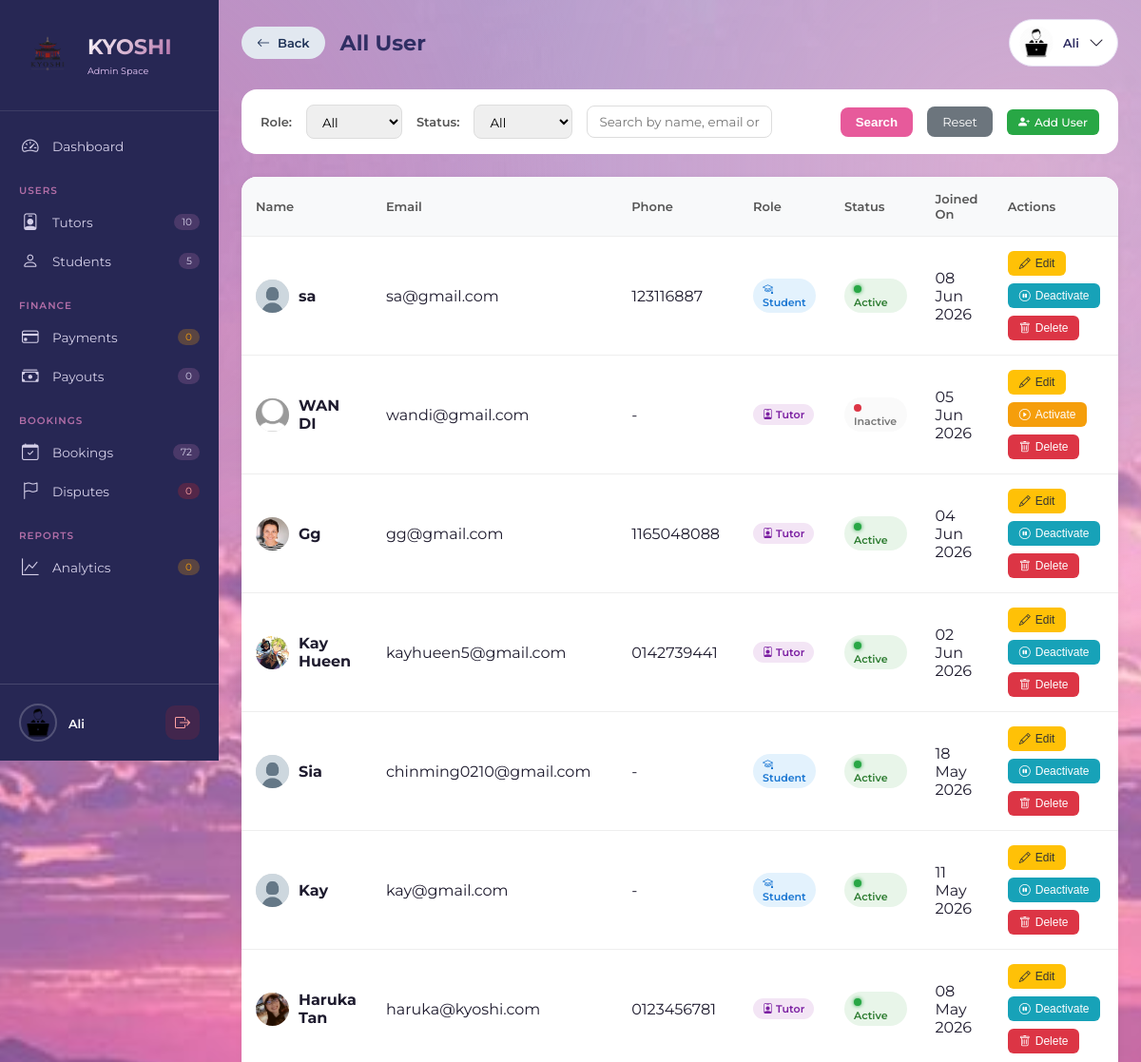
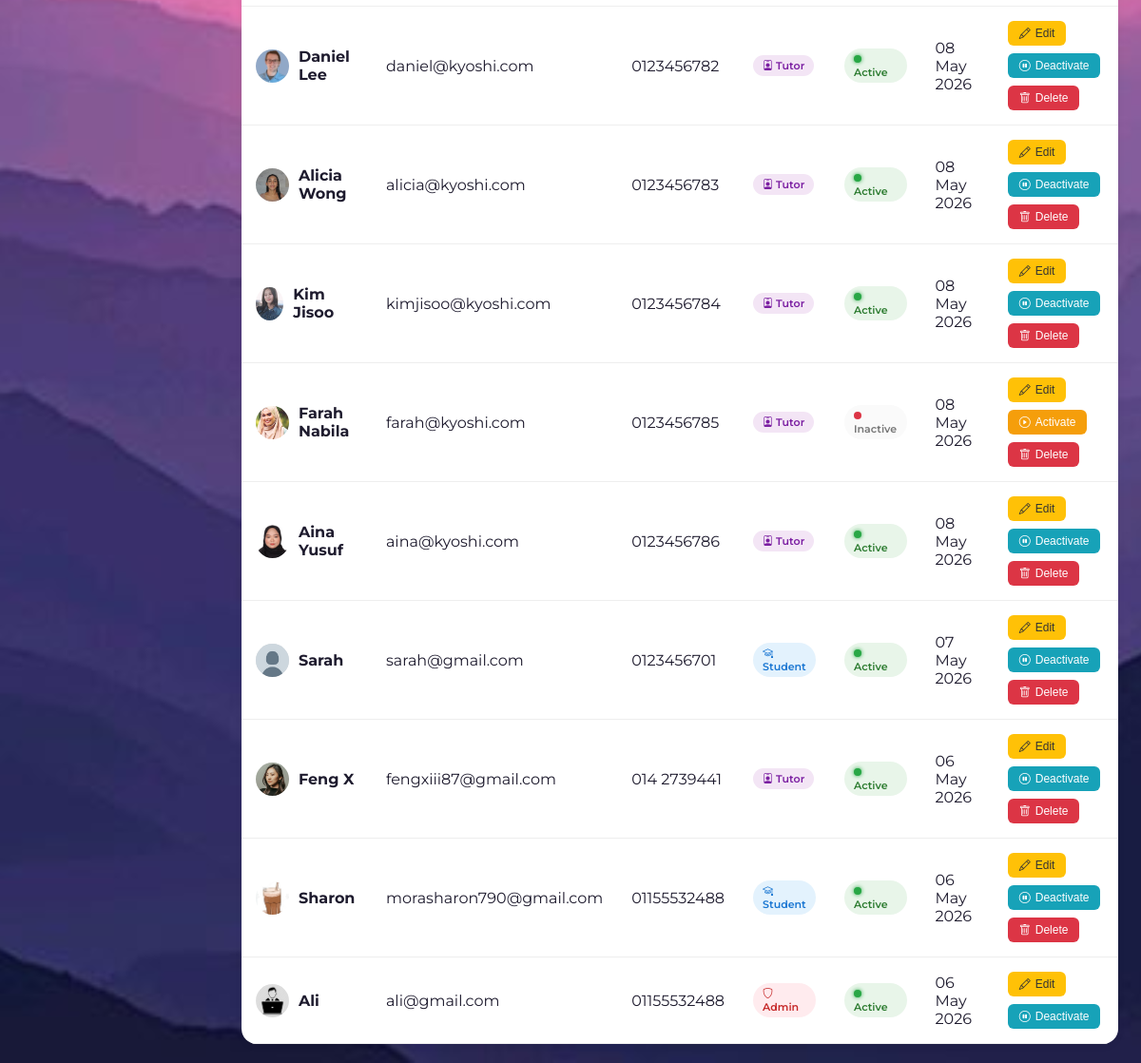
Screenshot of /php/admin_all_users.php (signed in) with the database file from the repository (2 pictures, top to bottom).
### tables this page shows
CREATE TABLE `users` (
  `id` int(11) NOT NULL,
  `fullname` varchar(100) NOT NULL,
  `email` varchar(100) NOT NULL,
  `password` varchar(255) NOT NULL,
  `phone` varchar(30) DEFAULT NULL,
  `role` enum('student','tutor','admin') NOT NULL,
  `profile_pic` varchar(255) DEFAULT NULL,
  `created_at` timestamp NOT NULL DEFAULT current_timestamp(),
  `status` varchar(20) DEFAULT 'approved',
  `verification_token` varchar(255) DEFAULT NULL,
  `is_verified` tinyint(1) DEFAULT 0,
  `google_calendar_connected` tinyint(1) DEFAULT 0,
  `google_calendar_asked` tinyint(1) DEFAULT 0,
  `deactivated_at` datetime DEFAULT NULL,
  `deactivation_reason` text DEFAULT NULL,
  `first_promo_applied` tinyint(4) DEFAULT 0,
  `is_first_purchase` tinyint(4) DEFAULT 1,
  `promo_code_used` varchar(50) DEFAULT NULL
);

### php/admin_all_users.php (the view, shortened to what this page needs)
<?php
include 'config.php';
$assetBase = '../assets/img';
$adminID = $_SESSION['user_id'];
$stmt = $conn->prepare("SELECT * FROM users WHERE id = ? AND role = 'admin'");
$stmt->bind_param("i", $adminID);
$stmt->execute();
$admin = $stmt->get_result()->fetch_assoc();
$displayName = $admin['fullname'];
$profilePic = !empty($admin['profile_pic'])
    ? '../uploads/profiles/' . $admin['profile_pic']
    : $assetBase . '/profile-admin.png';
$role_filter = isset($_GET['role']) ? $_GET['role'] : 'all';
$status_filter = isset($_GET['status']) ? $_GET['status'] : 'all';
$search = isset($_GET['search']) ? trim($_GET['search']) : '';
$query = "SELECT u.*,
          (SELECT COUNT(*) FROM bookings WHERE student_id = u.id) as student_bookings,
          (SELECT COUNT(*) FROM bookings WHERE tutor_id = u.id) as tutor_bookings,
          (SELECT COUNT(*) FROM tutor_certificates WHERE tutor_id = u.id AND status = 'pending') as pending_certs
          FROM users u WHERE 1=1";
$query .= " ORDER BY u.created_at DESC";
$stmt = $conn->prepare($query);
$stmt->execute();
$users = $stmt->get_result();
$totalStudents = $conn->query("SELECT COUNT(*) as count FROM users WHERE role = 'student'")->fetch_assoc()['count'];
$totalTutors = $conn->query("SELECT COUNT(*) as count FROM users WHERE role = 'tutor'")->fetch_assoc()['count'];
$totalBookings = $conn->query("SELECT COUNT(*) as count FROM bookings")->fetch_assoc()['count'];
$pendingPayouts = $conn->query("SELECT COUNT(*) as count FROM payout_requests WHERE status = 'pending'")->fetch_assoc()['count'] ?? 0;
$pendingPayments = $conn->query("SELECT COUNT(*) as count FROM payments WHERE status = 'pending'")->fetch_assoc()['count'];
$pendingDisputes = $conn->query("SELECT COUNT(*) as count FROM disputes WHERE status = 'pending'")->fetch_assoc()['count'];
$pendingReports = $conn->query("SELECT COUNT(*) as count FROM session_reports WHERE report_status = 'submitted'")->fetch_assoc()['count'];
function e($value) {
    return htmlspecialchars($value ?? '', ENT_QUOTES, 'UTF-8');
}
?>
<!DOCTYPE html>
<html lang="en">
<head>
    <link rel="stylesheet" href="https://cdn.jsdelivr.net/npm/bootstrap-icons@1.13.1/font/bootstrap-icons.min.css">
    <link rel="stylesheet" href="../css/astyle.css">
</head>
<body>
<aside class="sidebar" id="sidebar">
    <div class="sidebar-header">
        <div class="brand-wrapper">
            <img src="<?= e($assetBase) ?>/logo.png" alt="Kyoshi" class="brand-icon">
            <div class="brand-title">
                <h1>KYOSHI</h1>
                <span class="admin-space-text">Admin Space</span>
            </div>
        </div>
    </div>
    <nav class="nav-menu">
        <div class="nav-section">
            <a href="admin_dashboard.php" class="nav-item">
                <i class="bi bi-speedometer2"></i><span>Dashboard</span>
            </a>
        </div>
        <div class="nav-section">
            <div class="nav-section-label">USERS</div>
            <a href="admin_tutor_actions.php" class="nav-item">
                <i class="bi bi-person-badge"></i><span>Tutors</span>
                <span class="nav-badge"><?= $totalTutors ?></span>
            </a>
            <a href="admin_student_actions.php" class="nav-item">
                <i class="bi bi-person"></i><span>Students</span>
                <span class="nav-badge"><?= $totalStudents ?></span>
            </a>
        </div>
        <div class="nav-section">
            <div class="nav-section-label">FINANCE</div>
            <a href="admin_payments.php" class="nav-item">
                <i class="bi bi-credit-card"></i><span>Payments</span>
                <span class="nav-badge pending"><?= $pendingPayments ?></span>
            </a>
            <a href="admin_payouts.php" class="nav-item">
                <i class="bi bi-cash-stack"></i><span>Payouts</span>
                <span class="nav-badge"><?= $pendingPayouts ?></span>
            </a>
        </div>
        <div class="nav-section">
            <div class="nav-section-label">BOOKINGS</div>
            <a href="admin_bookings.php" class="nav-item">
                <i class="bi bi-calendar-check"></i><span>Bookings</span>
                <span class="nav-badge"><?= $totalBookings ?></span>
            </a>
            <a href="admin_disputes.php" class="nav-item">
                <i class="bi bi-flag"></i><span>Disputes</span>
                <span class="nav-badge dispute"><?= $pendingDisputes ?></span>
            </a>
        </div>
        <div class="nav-section">
            <div class="nav-section-label">REPORTS</div>
            <a href="admin_reports.php" class="nav-item">
                <i class="bi bi-graph-up"></i><span>Analytics</span>
                <span class="nav-badge pending"><?= $pendingReports ?></span>
            </a>
        </div>
    </nav>
    <div class="sidebar-footer">
        <div class="admin-info">
            <img src="<?= e($profilePic) ?>" alt="Admin" class="footer-avatar">
            <div class="admin-details">
                <span class="admin-name"><?= e($displayName) ?></span>
            </div>
        </div>
        <a href="logout.php" class="logout-icon"><i class="bi bi-box-arrow-right"></i></a>
    </div>
</aside>
<div class="main-content" id="mainContent">
     <div class="top-bar">
    <div class="page-title">
        <div class="title-with-back">
            <a href="admin_dashboard.php" class="back-btn-desktop">
                <i class="bi bi-arrow-left"></i>
                <span>Back</span>
            </a>
            <h1>All User</h1>
        </div>
    </div>
    <div class="relative">
        <div class="admin-profile" onclick="toggleDropdown()">
            <img src="<?= e($profilePic) ?>" alt="Admin">
            <span><?= e($displayName) ?></span>
            <i class="bi bi-chevron-down"></i>
        </div>
    </div>
</div>
    <div class="filter-bar">
        <form method="GET" style="display: flex; gap: 15px; flex-wrap: wrap; align-items: center; flex: 1;">
            <div class="filter-group">
                <label>Role:</label>
                <select name="role" onchange="this.form.submit()">
                    <option value="all" <?= $role_filter === 'all' ? 'selected' : '' ?>>All</option>
                </select>
            </div>
            <div class="filter-group">
                <label>Status:</label>
                <select name="status" onchange="this.form.submit()">
                    <option value="all" <?= $status_filter === 'all' ? 'selected' : '' ?>>All</option>
                </select>
            </div>
            <div class="filter-group" style="flex: 2;">
                <input type="text" name="search" placeholder="Search by name, email or phone..." value="<?= e($search) ?>">
            </div>
            <button type="submit" class="btn-filter">Search</button>
            <a href="admin_all_users.php" class="btn-reset">Reset</a>
        </form>
        <a href="admin_create_user.php?return_to=admin_all_users.php" class="btn-icon btn-edit" style="background: #28a745; color: white;">
            <i class="bi bi-person-plus-fill"></i> Add User
        </a>
    </div>
    <div class="users-table-container">
        <table class="users-table">
            <thead>
                <tr>
                    <th>Name</th>
                    <th>Email</th>
                    <th>Phone</th>
                    <th>Role</th>
                    <th>Status</th>
                    <th>Joined On</th>
                    <th>Actions</th>
                </tr>
            </thead>
            <tbody>
                <?php if ($users->num_rows > 0): ?>
                    <?php while ($user = $users->fetch_assoc()): ?>
                        <tr>
                            <td>
                                <div style="display: flex; align-items: center; gap: 10px;">
                                    <?php if (!empty($user['profile_pic']) && file_exists('../uploads/profiles/' . $user['profile_pic'])): ?>
                                    <img src="../uploads/profiles/<?= e($user['profile_pic']) ?>" style="width: 35px; height: 35px; border-radius: 50%; object-fit: cover;">
                                <?php else: ?>
                                    <?php
                                    $role = $user['role'] ?? 'user';
                                    $defaultAvatar = '../assets/img/profile.png';
                                    if ($role === 'admin') {
                                        $defaultAvatar = '../assets/img/profile-admin.png';
                                    } elseif ($role === 'tutor') {
                                        $defaultAvatar = '../assets/img/profile-tutor.png';
                                    } elseif ($role === 'student') {
                                        $defaultAvatar = '../assets/img/profile.png';
                                    }
                                    ?>
                                    <img src="<?= $defaultAvatar ?>" style="width: 35px; height: 35px; border-radius: 50%; object-fit: cover; background: #e0e0e0;">
                                <?php endif; ?>
                                    <strong><?= e($user['fullname']) ?></strong>
                                </div>
                            </td>
                            <td><?= e($user['email']) ?></td>
                            <td><?= e($user['phone'] ?: '-') ?></td>
                            <td>
                                <span class="badge badge-<?= $user['role'] ?>">
                                    <i class="bi bi-<?= $user['role'] === 'student' ? 'mortarboard' : ($user['role'] === 'tutor' ? 'person-badge' : 'shield') ?>"></i>
                                    <?= ucfirst($user['role']) ?>
                                </span>
                            </td>
                            <td>
                                <span class="badge badge-<?= $user['status'] ?>">
                                    <span class="status-dot <?= $user['status'] === 'approved' ? 'active' : ($user['status'] === 'inactive' ? 'inactive' : 'pending') ?>"></span>
                                    <?= $user['status'] === 'approved' ? 'Active' : ucfirst($user['status']) ?>
                                </span>
                            </td>
                            <td><?= date('d M Y', strtotime($user['created_at'])) ?></td>
                            <td>
                                <div class="action-buttons">
                                    <button onclick="openEditModal(<?= htmlspecialchars(json_encode($user)) ?>)" class="btn-icon btn-edit">
                                        <i class="bi bi-pencil"></i> Edit
                                    </button>
                                    <button onclick="toggleStatus(<?= $user['id'] ?>, '<?= $user['status'] ?>')" class="btn-icon btn-toggle <?= $user['status'] === 'inactive' ? 'active' : '' ?>">
                                        <i class="bi bi-<?= $user['status'] === 'inactive' ? 'play-circle' : 'pause-circle' ?>"></i>
                                        <?= $user['status'] === 'inactive' ? 'Activate' : 'Deactivate' ?>
                                    </button>
                                    <?php if ($user['id'] != $adminID): ?>
                                        <button onclick="confirmDelete(<?= $user['id'] ?>)" class="btn-icon btn-delete">
                                            <i class="bi bi-trash"></i> Delete
                                        </button>
                                    <?php endif; ?>
                                </div>
                            </td>
                        </tr>
                    <?php endwhile; ?>
                <?php endif; ?>
            </tbody>
        </table>
    </div>
</div>
</body>
</html>

### css/astyle.css (style rules this page uses)
@media (min-width: 901px) { .admin-profile { display: flex !important; } }
@media (min-width: 901px) { .page-title { display: block !important; } }
.title-with-back { display: flex; align-items: center; gap: 16px; }
.back-btn-desktop { display: inline-flex; align-items: center; gap: 8px; background: #e2e8f0; color: #1d3156; padding: 8px 16px; border-radius: 40px; text-decoration: none; font-size: 13px; font-weight: 600; transition: all 0.2s ease; white-space: nowrap; }
.back-btn-desktop i { font-size: 14px; }

### rows the page displays
users: fullname "Ali", role (picture), email "ali@gmail.com", phone "01155532488", role "Admin", status "Active", created_at "06 May 2026"
users: fullname "sa", email "sa@gmail.com", phone "123116887", role "Student", status "Active", created_at "08 Jun 2026"
users: role (picture), fullname "WAN DI", email "wandi@gmail.com", phone "-", role "Tutor", status "Inactive", created_at "05 Jun 2026", shows "Activate"
users: profile_pic (picture), fullname "Gg", email "gg@gmail.com", phone "1165048088", role "Tutor", status "Active", created_at "04 Jun 2026"
users: profile_pic (picture), fullname "Kay Hueen", email "kayhueen5@gmail.com", phone "0142739441", role "Tutor", status "Active", created_at "02 Jun 2026"
users: fullname "Sia", email "chinming0210@gmail.com", phone "-", role "Student", status "Active", created_at "18 May 2026"
users: fullname "Kay", email "kay@gmail.com", phone "-", role "Student", status "Active", created_at "11 May 2026"
users: profile_pic (picture), fullname "Haruka Tan", email "haruka@kyoshi.com", phone "0123456781", role "Tutor", status "Active", created_at "08 May 2026"
users: profile_pic (picture), fullname "Daniel Lee", email "daniel@kyoshi.com", phone "0123456782", role "Tutor", status "Active", created_at "08 May 2026"
users: profile_pic (picture), fullname "Alicia Wong", email "alicia@kyoshi.com", phone "0123456783", role "Tutor", status "Active", created_at "08 May 2026"
users: profile_pic (picture), fullname "Kim Jisoo", email "kimjisoo@kyoshi.com", phone "0123456784", role "Tutor", status "Active", created_at "08 May 2026"
users: profile_pic (picture), fullname "Farah Nabila", email "farah@kyoshi.com", phone "0123456785", role "Tutor", status "Inactive", created_at "08 May 2026", shows "Activate"
users: profile_pic (picture), fullname "Aina Yusuf", email "aina@kyoshi.com", phone "0123456786", role "Tutor", status "Active", created_at "08 May 2026"
users: fullname "Sarah", email "sarah@gmail.com", phone "0123456701", role "Student", status "Active", created_at "07 May 2026"
users: profile_pic (picture), fullname "Feng X", email "fengxiii87@gmail.com", phone "014 2739441", role "Tutor", status "Active", created_at "06 May 2026"
users: profile_pic (picture), fullname "Sharon", email "morasharon790@gmail.com", phone "01155532488", role "Student", status "Active", created_at "06 May 2026"

### other values shown
$totalTutors "10"
$totalStudents "5"
$pendingPayments "0"
$pendingPayouts "0"
$totalBookings "72"
$pendingDisputes "0"
$pendingReports "0"
